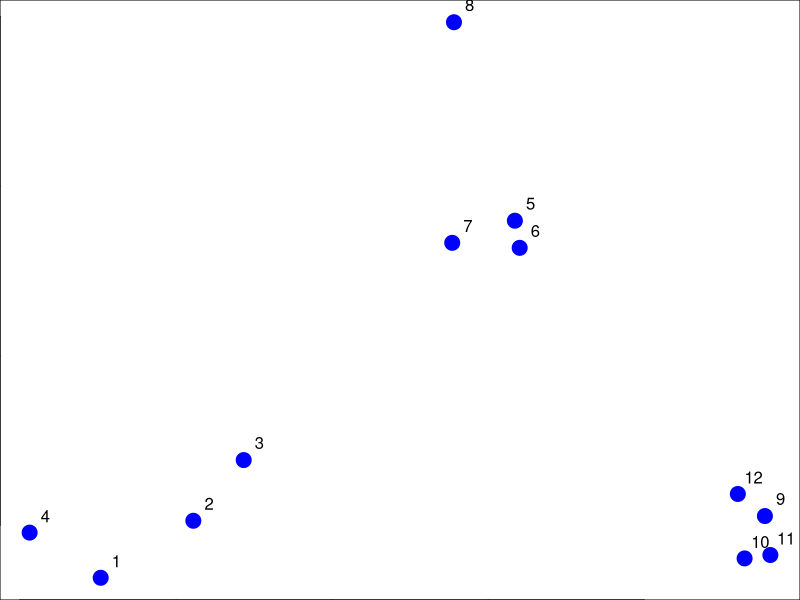
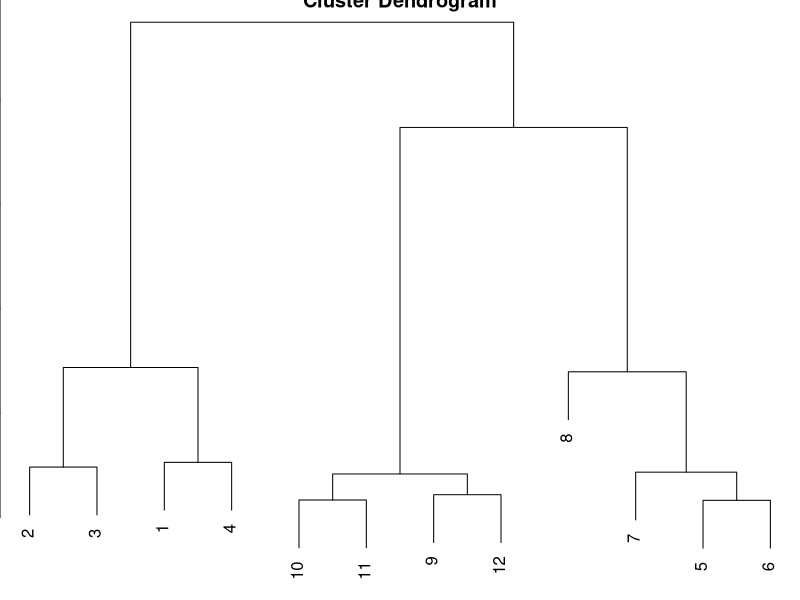
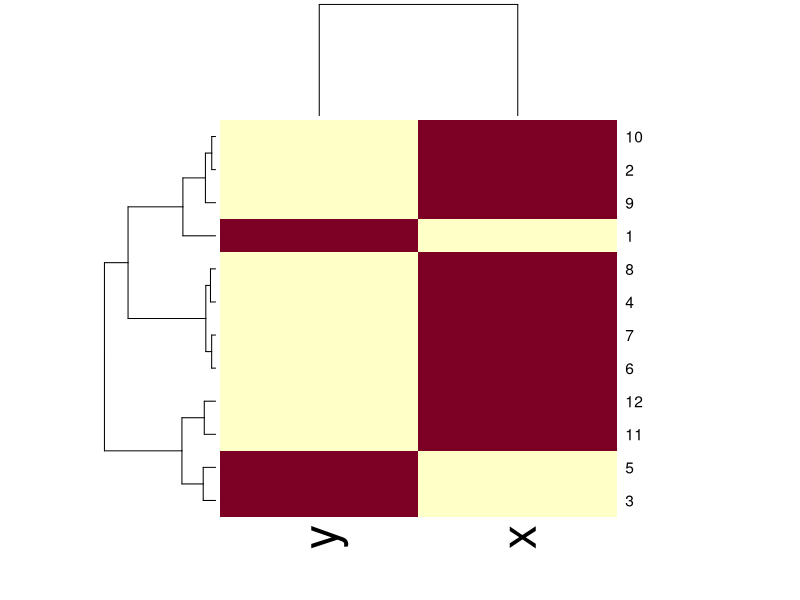
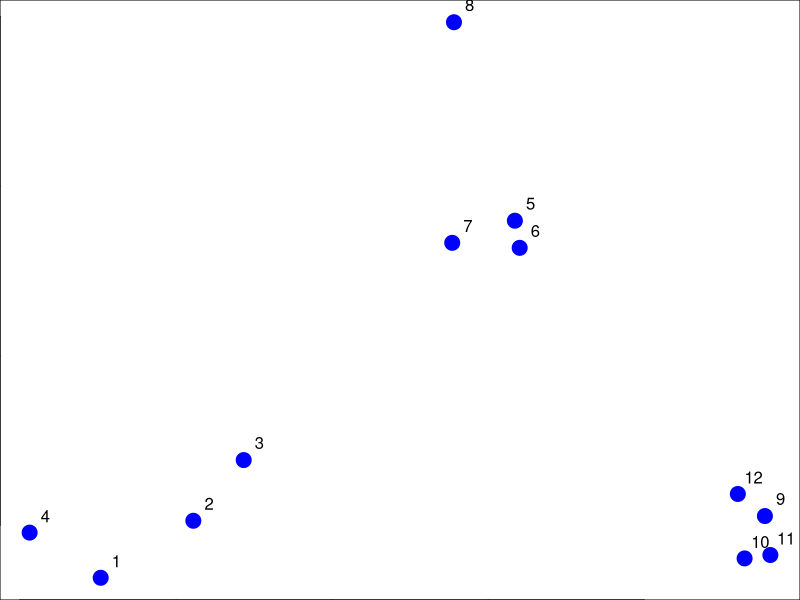
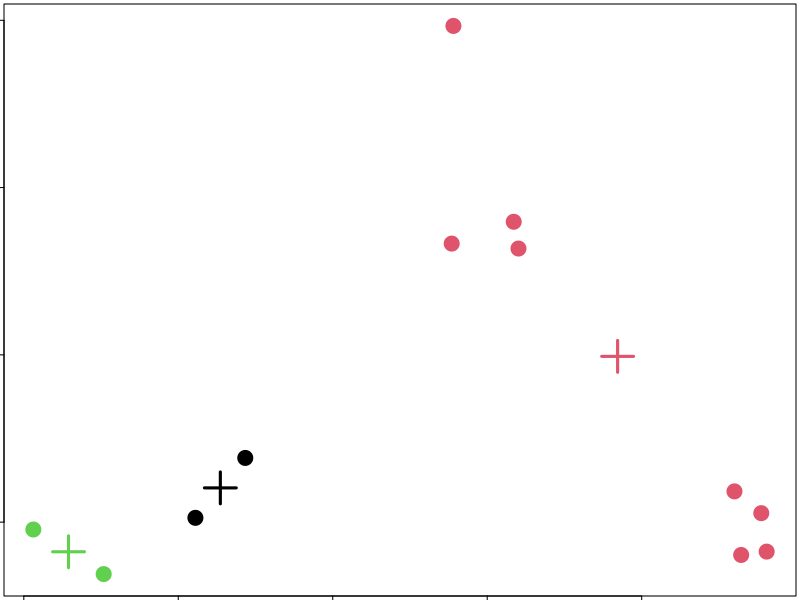

Write the R code that produced these figures, in order.
## ---- chunk 1
### hierarchical clustering on a dataframe
# initialize a plot with simulated data
set.seed(1234)
par(mar=c(0, 0, 0, 0))
x <- rnorm(12, mean=rep(1:3, each=4), sd=0.2)
y <- rnorm(12, mean=rep(c(1, 2, 1), each=4), sd=0.2)
plot(x, y, col="blue", pch=19, cex=2)
text(x + 0.05, y + 0.05, labels=as.character(1:12))

dataFrame <- data.frame(x=x, y=y) # create a DF with columns x and y equal to same named variables
distxy <- dist(dataFrame) # returns a lower triangular dist object showing Euclidean distances between each point
hClustering <- hclust(distxy) # returns an hclust object when operated on a dist object
plot(hClustering) # returns a dendrogram

### heatmap
dataFrame <- data.frame(x=x, y=y)
set.seed(143)
dataMatrix <- as.matrix(dataFrame)[sample(1:12), ]
heatmap(dataMatrix)
## ---- chunk 2
### k-means clustering on a dataframe
# initialize a plot with simulated data
set.seed(1234)
par(mar=c(0, 0, 0, 0))
x <- rnorm(12, mean=rep(1:3, each=4), sd=0.2)
y <- rnorm(12, mean=rep(c(1, 2, 1), each=4), sd=0.2)
plot(x, y, col="blue", pch=19, cex=2)
text(x + 0.05, y + 0.05, labels=as.character(1:12))

dataFrame <- data.frame(x=x, y=y) # create a DF with columns x and y equal to same named variables
kmeansObj <- kmeans(dataFrame, centers=3) # create a cluster object with 3 centers
names(kmeansObj)
par(mar=rep(0.2, 4))
plot(x, y, col=kmeansObj$cluster, pch=19, cex=2)
points(kmeansObj$centers, col=1:3, pch=3, cex=3, lwd=3) # plot the centers
## ---- chunk 3
### colorRamp()
pal <- colorRamp(c("red", "blue")) # each entry shows the values for red, green, and blue
pal(0) # only the red entry has positive values
pal(1) # only the blue object has positive values
pal(0.5) # cuts integer for red and blue in half from full potential
# note that green is always zero, indicating green is done by using half for blue and half for red

### colorRampPalette()
pal <- colorRampPalette(c("red", "yellow"))
pal(2) # just returns the ends of the spectrum, the representations of yellow and red
pal(10) # returns the endpoints (representations of yellow and red) and 8 evenly spread out interpolations
